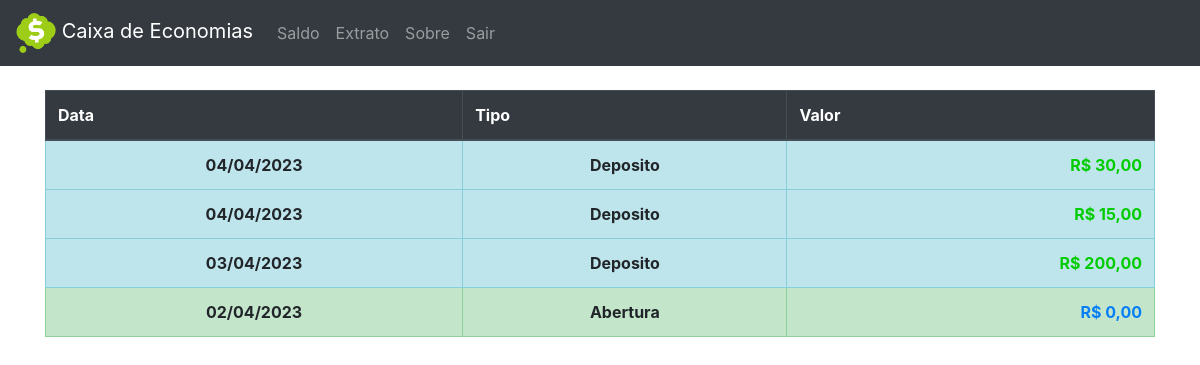
Screenshot of /extratos (signed in) with the database file from the repository.
### tables this page shows
CREATE TABLE movimentacao(Data DATE, TMov TEXT, VMov REAL, Descricao TEXT);

### App.py (the view)
@app.route('/extratos')
def extratos():
	if ( session ):
		a, b, c, li = Control_DB.ultrow(session['usuario'])
		li = li[::-1]
		return render_template('extratos.html', li = li, real = rs.float_to_s)
	return redirect( url_for('login') )

### App.py (called while the page is built)
	def ultrow(x):
		con = sqlite3.connect(path_db + x + '.db')
		cur = con.cursor()
		li = []
		for row in cur.execute('''SELECT * FROM movimentacao'''):
			ult = row
			li += [row]
		x = ult[2]
		y = ult[1]
		z = ult[0]
		con.commit()
		con.close()
		return x, y, z, li

### templates/extratos.html (shortened to what this page needs)
<!DOCTYPE html>
<html lang="pt-br">
	<head>
		<link rel="stylesheet" href="{{ url_for('static', filename='css/bootstrap.min.css') }}">
</head>
<body>
	<nav class="navbar navbar-expand-md bg-dark navbar-dark">
	  <a class="navbar-brand" href="{{ url_for('homepage') }}"><img src="/static/imgs/logo.png" alt="Logo" style="width:40px;"> Caixa de Economias</a>
	  <div class="collapse navbar-collapse" id="collapsibleNavbar">
	    <ul class="navbar-nav">
	      <li class="nav-item">
	        <a class="nav-link" href="{{ url_for('homepage') }}">Saldo</a>
	      </li>
	      <li class="nav-item">
	        <a class="nav-link" href="{{ url_for('extratos') }}">Extrato</a>
	      </li>
	      <li class="nav-item">
	        <a class="nav-link" href="#">Sobre</a>
	      </li>
	      <li class="nav-item">
	        <a class="nav-link" href="{{ url_for('sair') }}">Sair</a>
	      </li>
	    </ul>
	  </div>
	</nav>
	<div class="container">
			<br>
			<table class="table table-bordered table-hover">
				<thead class="thead-dark">
					<tr>
				    	<th>Data</th>
				    	<th>Tipo</th>
				    	<th>Valor</th>
					</tr>
				</thead>
				<tbody>
					{% for i in li %}
						{% if 	i[1] == 'deposito' %}
						{% set cor_mov = 'table-info'%}
						{% set cor_valor = '#00CC00'%}
						{% elif 	i[1] == 'saque' %}
						{% set cor_mov = 'table-danger'%}
						{% set cor_valor = '#DF0101'%}
						{% else %}
						{% set cor_mov = 'table-success' %}
						{% set cor_valor = '#067EF6'%}
						{% endif %}
					<tr class="{{ cor_mov }}"  data-toggle="tooltip" title="{{ i[3].capitalize() }}">
						<td align="center" style=" font-weight: bold;">{{ i[0] }}</td>
						<td align="center" style=" font-weight: bold;">{{ i[1].capitalize() }}</td>
						<td align="right" style="font-weight: bold; color: {{  cor_valor }};">{{ real(i[2]) }}</td>
					</tr>
					{% endfor %}
				</tbody>
			</table>
	</div>
	<br>
</body>
</html>

### rows the page displays
movimentacao: Data "04/04/2023", TMov "Deposito", VMov "R$ 30,00"
movimentacao: Data "04/04/2023", TMov "Deposito", VMov "R$ 15,00"
movimentacao: Data "03/04/2023", TMov "Deposito", VMov "R$ 200,00"
movimentacao: Data "02/04/2023", TMov "Abertura", VMov "R$ 0,00"
